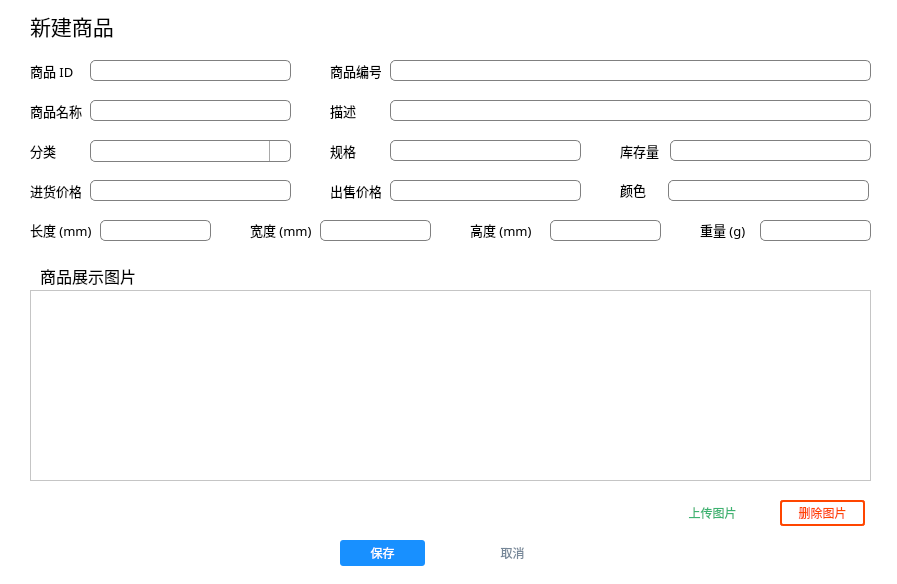
<?xml version="1.0" encoding="UTF-8"?>
<ui version="4.0">
 <class>AddGoodItem</class>
 <widget class="QMainWindow" name="AddGoodItem">
  <property name="geometry">
   <rect>
    <x>0</x>
    <y>0</y>
    <width>897</width>
    <height>584</height>
   </rect>
  </property>
  <property name="font">
   <font>
    <family>微软雅黑</family>
    <pointsize>14</pointsize>
   </font>
  </property>
  <property name="windowTitle">
   <string>新建/修改商品信息</string>
  </property>
  <property name="styleSheet">
   <string notr="true">background:white;</string>
  </property>
  <widget class="QWidget" name="centralwidget">
   <property name="styleSheet">
    <string notr="true">QLineEdit{
border: 1px solid gray;/*设置边框的粗细，以及颜色*/
border-radius: 5px;/*设置圆角的大小*/
padding: 0 8px;/*如果没有内容光标在开始往后移动0.8像素点*/
selection-background-color: darkgray;
}

QPushButton{
	background: #1890ff;
	border: 0px;
	border-radius: 3px;
	color: #fff;
}

QPushButton:hover{
	background: rgb(64,169,255);
}</string>
   </property>
   <widget class="QLabel" name="actionLabel">
    <property name="geometry">
     <rect>
      <x>30</x>
      <y>10</y>
      <width>121</width>
      <height>31</height>
     </rect>
    </property>
    <property name="font">
     <font>
      <family>微软雅黑</family>
      <pointsize>16</pointsize>
     </font>
    </property>
    <property name="text">
     <string>新建商品</string>
    </property>
   </widget>
   <widget class="QLabel" name="label_2">
    <property name="geometry">
     <rect>
      <x>30</x>
      <y>60</y>
      <width>51</width>
      <height>21</height>
     </rect>
    </property>
    <property name="font">
     <font>
      <family>微软雅黑</family>
      <pointsize>10</pointsize>
     </font>
    </property>
    <property name="text">
     <string>商品 ID</string>
    </property>
   </widget>
   <widget class="QLineEdit" name="gidEdit">
    <property name="geometry">
     <rect>
      <x>90</x>
      <y>60</y>
      <width>201</width>
      <height>21</height>
     </rect>
    </property>
    <property name="readOnly">
     <bool>true</bool>
    </property>
   </widget>
   <widget class="QLabel" name="label_3">
    <property name="geometry">
     <rect>
      <x>330</x>
      <y>60</y>
      <width>51</width>
      <height>21</height>
     </rect>
    </property>
    <property name="font">
     <font>
      <family>微软雅黑</family>
      <pointsize>10</pointsize>
     </font>
    </property>
    <property name="text">
     <string>商品编号</string>
    </property>
   </widget>
   <widget class="QLineEdit" name="gnoEdit">
    <property name="geometry">
     <rect>
      <x>390</x>
      <y>60</y>
      <width>481</width>
      <height>21</height>
     </rect>
    </property>
    <property name="readOnly">
     <bool>false</bool>
    </property>
   </widget>
   <widget class="QLabel" name="label_4">
    <property name="geometry">
     <rect>
      <x>330</x>
      <y>140</y>
      <width>81</width>
      <height>21</height>
     </rect>
    </property>
    <property name="font">
     <font>
      <family>微软雅黑</family>
      <pointsize>10</pointsize>
     </font>
    </property>
    <property name="text">
     <string>规格</string>
    </property>
   </widget>
   <widget class="QLineEdit" name="skuEdit">
    <property name="geometry">
     <rect>
      <x>390</x>
      <y>140</y>
      <width>191</width>
      <height>21</height>
     </rect>
    </property>
    <property name="readOnly">
     <bool>false</bool>
    </property>
   </widget>
   <widget class="QLabel" name="label_5">
    <property name="geometry">
     <rect>
      <x>30</x>
      <y>100</y>
      <width>61</width>
      <height>21</height>
     </rect>
    </property>
    <property name="font">
     <font>
      <family>微软雅黑</family>
      <pointsize>10</pointsize>
     </font>
    </property>
    <property name="text">
     <string>商品名称</string>
    </property>
   </widget>
   <widget class="QLineEdit" name="titleEdit">
    <property name="geometry">
     <rect>
      <x>90</x>
      <y>100</y>
      <width>201</width>
      <height>21</height>
     </rect>
    </property>
    <property name="readOnly">
     <bool>false</bool>
    </property>
   </widget>
   <widget class="QLabel" name="label_6">
    <property name="geometry">
     <rect>
      <x>330</x>
      <y>100</y>
      <width>71</width>
      <height>21</height>
     </rect>
    </property>
    <property name="font">
     <font>
      <family>微软雅黑</family>
      <pointsize>10</pointsize>
     </font>
    </property>
    <property name="text">
     <string>描述</string>
    </property>
   </widget>
   <widget class="QLineEdit" name="subtitleEdit">
    <property name="geometry">
     <rect>
      <x>390</x>
      <y>100</y>
      <width>481</width>
      <height>21</height>
     </rect>
    </property>
    <property name="readOnly">
     <bool>false</bool>
    </property>
   </widget>
   <widget class="QLabel" name="label_7">
    <property name="geometry">
     <rect>
      <x>30</x>
      <y>140</y>
      <width>41</width>
      <height>21</height>
     </rect>
    </property>
    <property name="font">
     <font>
      <family>微软雅黑</family>
      <pointsize>10</pointsize>
     </font>
    </property>
    <property name="text">
     <string>分类</string>
    </property>
   </widget>
   <widget class="QComboBox" name="categoryComboBox">
    <property name="geometry">
     <rect>
      <x>90</x>
      <y>140</y>
      <width>201</width>
      <height>22</height>
     </rect>
    </property>
    <property name="styleSheet">
     <string notr="true">QComboBox {
    border: 1px solid gray;
    border-radius: 5px;
    padding: 1px 2px 1px 2px; 
    min-width: 9em; 
}
QComboBox::drop-down {
    subcontrol-origin: padding;
    subcontrol-position: top right;
    width: 20px;
 
    border-left-width: 1px;
    border-left-color: darkgray;
    border-left-style: solid; /* just a single line */
    border-top-right-radius: 3px; /* same radius as the QComboBox */
    border-bottom-right-radius: 3px;
}
 
QComboBox::down-arrow {
    image: url(:/dropdown.png);
}</string>
    </property>
   </widget>
   <widget class="QLabel" name="label_8">
    <property name="geometry">
     <rect>
      <x>620</x>
      <y>140</y>
      <width>41</width>
      <height>21</height>
     </rect>
    </property>
    <property name="font">
     <font>
      <family>微软雅黑</family>
      <pointsize>10</pointsize>
     </font>
    </property>
    <property name="text">
     <string>库存量</string>
    </property>
   </widget>
   <widget class="QLineEdit" name="inventoryEdit">
    <property name="geometry">
     <rect>
      <x>670</x>
      <y>140</y>
      <width>201</width>
      <height>21</height>
     </rect>
    </property>
    <property name="readOnly">
     <bool>false</bool>
    </property>
   </widget>
   <widget class="QLabel" name="label_9">
    <property name="geometry">
     <rect>
      <x>30</x>
      <y>180</y>
      <width>51</width>
      <height>21</height>
     </rect>
    </property>
    <property name="font">
     <font>
      <family>微软雅黑</family>
      <pointsize>10</pointsize>
     </font>
    </property>
    <property name="text">
     <string>进货价格</string>
    </property>
   </widget>
   <widget class="QLineEdit" name="restockValueEdit">
    <property name="geometry">
     <rect>
      <x>90</x>
      <y>180</y>
      <width>201</width>
      <height>21</height>
     </rect>
    </property>
    <property name="readOnly">
     <bool>false</bool>
    </property>
   </widget>
   <widget class="QLineEdit" name="sellingValueEdit">
    <property name="geometry">
     <rect>
      <x>390</x>
      <y>180</y>
      <width>191</width>
      <height>21</height>
     </rect>
    </property>
    <property name="readOnly">
     <bool>false</bool>
    </property>
   </widget>
   <widget class="QLabel" name="label_10">
    <property name="geometry">
     <rect>
      <x>330</x>
      <y>180</y>
      <width>51</width>
      <height>21</height>
     </rect>
    </property>
    <property name="font">
     <font>
      <family>微软雅黑</family>
      <pointsize>10</pointsize>
     </font>
    </property>
    <property name="text">
     <string>出售价格</string>
    </property>
   </widget>
   <widget class="QLineEdit" name="lengthEdit">
    <property name="geometry">
     <rect>
      <x>100</x>
      <y>220</y>
      <width>111</width>
      <height>21</height>
     </rect>
    </property>
    <property name="readOnly">
     <bool>false</bool>
    </property>
   </widget>
   <widget class="QLabel" name="label_11">
    <property name="geometry">
     <rect>
      <x>30</x>
      <y>220</y>
      <width>61</width>
      <height>20</height>
     </rect>
    </property>
    <property name="font">
     <font>
      <family>微软雅黑</family>
      <pointsize>10</pointsize>
     </font>
    </property>
    <property name="text">
     <string>长度 (mm)</string>
    </property>
   </widget>
   <widget class="QLineEdit" name="widthEdit">
    <property name="geometry">
     <rect>
      <x>320</x>
      <y>220</y>
      <width>111</width>
      <height>21</height>
     </rect>
    </property>
    <property name="readOnly">
     <bool>false</bool>
    </property>
   </widget>
   <widget class="QLabel" name="label_12">
    <property name="geometry">
     <rect>
      <x>250</x>
      <y>220</y>
      <width>61</width>
      <height>20</height>
     </rect>
    </property>
    <property name="font">
     <font>
      <family>微软雅黑</family>
      <pointsize>10</pointsize>
     </font>
    </property>
    <property name="text">
     <string>宽度 (mm)</string>
    </property>
   </widget>
   <widget class="QLineEdit" name="heightEdit">
    <property name="geometry">
     <rect>
      <x>550</x>
      <y>220</y>
      <width>111</width>
      <height>21</height>
     </rect>
    </property>
    <property name="readOnly">
     <bool>false</bool>
    </property>
   </widget>
   <widget class="QLabel" name="label_13">
    <property name="geometry">
     <rect>
      <x>470</x>
      <y>220</y>
      <width>61</width>
      <height>20</height>
     </rect>
    </property>
    <property name="font">
     <font>
      <family>微软雅黑</family>
      <pointsize>10</pointsize>
     </font>
    </property>
    <property name="text">
     <string>高度 (mm)</string>
    </property>
   </widget>
   <widget class="QLineEdit" name="colorEdit">
    <property name="geometry">
     <rect>
      <x>668</x>
      <y>180</y>
      <width>201</width>
      <height>21</height>
     </rect>
    </property>
    <property name="readOnly">
     <bool>false</bool>
    </property>
   </widget>
   <widget class="QLabel" name="label_14">
    <property name="geometry">
     <rect>
      <x>620</x>
      <y>180</y>
      <width>41</width>
      <height>20</height>
     </rect>
    </property>
    <property name="font">
     <font>
      <family>微软雅黑</family>
      <pointsize>10</pointsize>
     </font>
    </property>
    <property name="text">
     <string>颜色</string>
    </property>
   </widget>
   <widget class="QLabel" name="label_15">
    <property name="geometry">
     <rect>
      <x>40</x>
      <y>265</y>
      <width>141</width>
      <height>21</height>
     </rect>
    </property>
    <property name="font">
     <font>
      <family>微软雅黑</family>
      <pointsize>12</pointsize>
     </font>
    </property>
    <property name="text">
     <string>商品展示图片</string>
    </property>
   </widget>
   <widget class="QPushButton" name="uploadImageButton">
    <property name="geometry">
     <rect>
      <x>670</x>
      <y>500</y>
      <width>85</width>
      <height>26</height>
     </rect>
    </property>
    <property name="styleSheet">
     <string notr="true">#uploadImageButton {
	color:	#3CB371;
	background:	white;
 	border:2px solid	#3CB371;
	border-radius: 3px;
}

#uploadImageButton:hover {
	background:		#3CB371;
	color:white;
}</string>
    </property>
    <property name="text">
     <string>上传图片</string>
    </property>
   </widget>
   <widget class="QPushButton" name="deleteImageButton">
    <property name="geometry">
     <rect>
      <x>780</x>
      <y>500</y>
      <width>85</width>
      <height>26</height>
     </rect>
    </property>
    <property name="styleSheet">
     <string notr="true">#deleteImageButton {
	color:#FF4500;
	background:	white;
 	border:2px solid #FF4500;
	border-radius: 3px;
}

#deleteImageButton:hover {
	background:	#FF4500;
	color:white;
}</string>
    </property>
    <property name="text">
     <string>删除图片</string>
    </property>
   </widget>
   <widget class="QPushButton" name="saveButton">
    <property name="geometry">
     <rect>
      <x>340</x>
      <y>540</y>
      <width>85</width>
      <height>26</height>
     </rect>
    </property>
    <property name="text">
     <string>保存</string>
    </property>
   </widget>
   <widget class="QPushButton" name="cancelButton">
    <property name="geometry">
     <rect>
      <x>470</x>
      <y>540</y>
      <width>85</width>
      <height>26</height>
     </rect>
    </property>
    <property name="styleSheet">
     <string notr="true">#cancelButton {
	color:	#778899;
	background:	white;
 	border:2px solid 	#778899;
	border-radius: 3px;
}

#cancelButton:hover {
	background:		#778899;
	color:white;
}</string>
    </property>
    <property name="text">
     <string>取消</string>
    </property>
   </widget>
   <widget class="QLabel" name="label_16">
    <property name="geometry">
     <rect>
      <x>700</x>
      <y>220</y>
      <width>51</width>
      <height>20</height>
     </rect>
    </property>
    <property name="font">
     <font>
      <family>微软雅黑</family>
      <pointsize>10</pointsize>
     </font>
    </property>
    <property name="text">
     <string>重量 (g)</string>
    </property>
   </widget>
   <widget class="QLineEdit" name="weightEdit">
    <property name="geometry">
     <rect>
      <x>760</x>
      <y>220</y>
      <width>111</width>
      <height>21</height>
     </rect>
    </property>
    <property name="readOnly">
     <bool>false</bool>
    </property>
   </widget>
   <widget class="QTableView" name="imageView">
    <property name="geometry">
     <rect>
      <x>30</x>
      <y>290</y>
      <width>841</width>
      <height>191</height>
     </rect>
    </property>
   </widget>
  </widget>
 </widget>
 <resources/>
 <connections/>
</ui>
